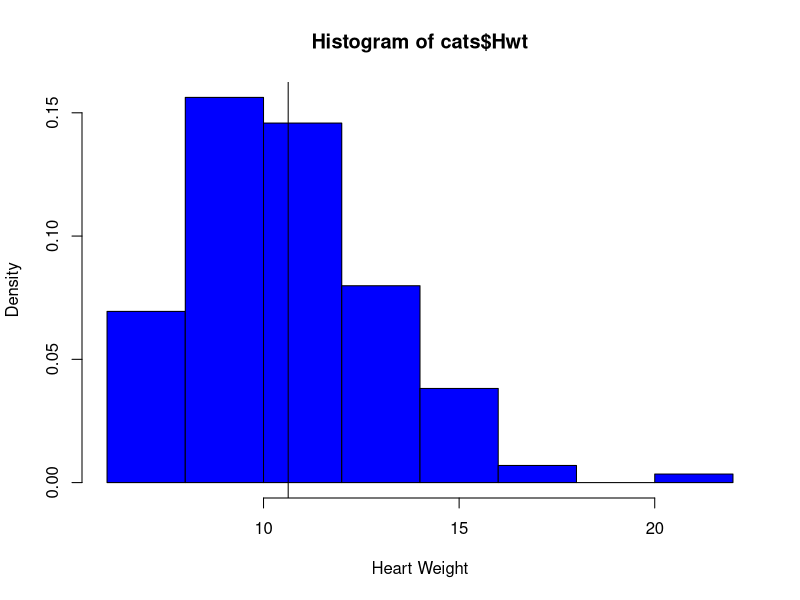
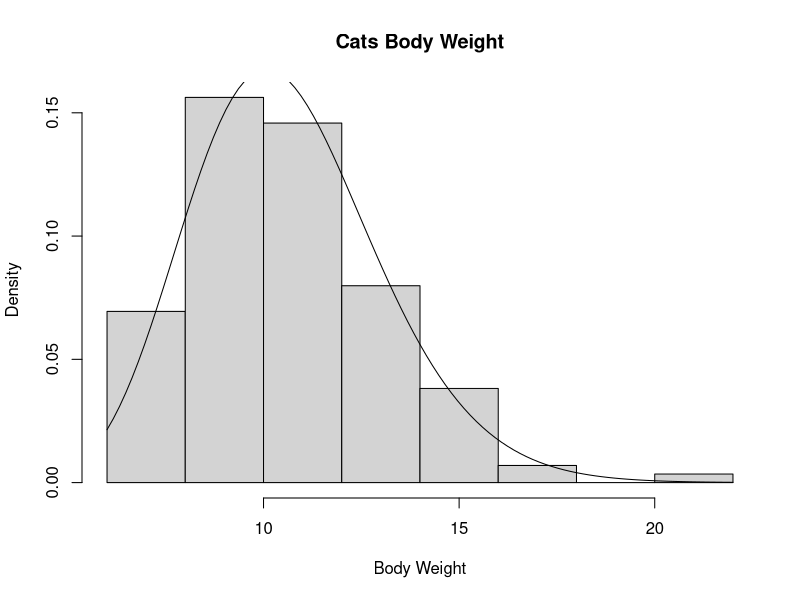
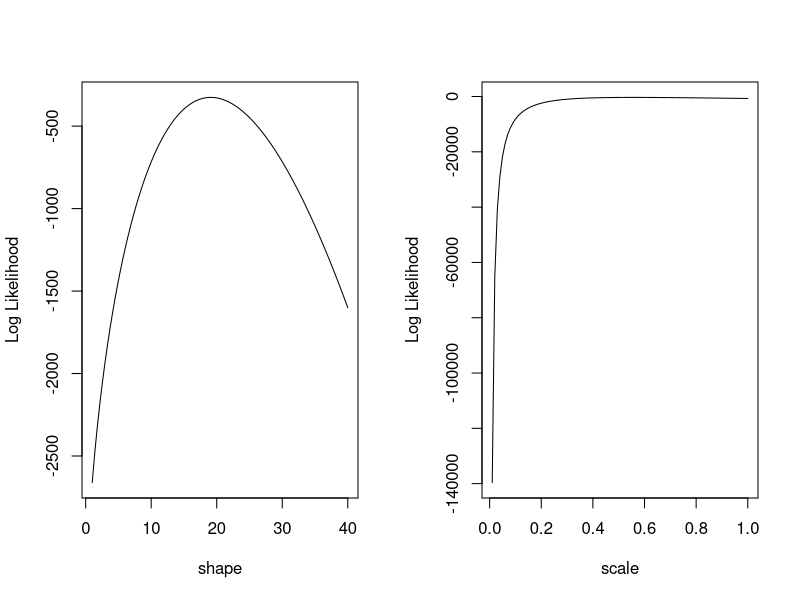
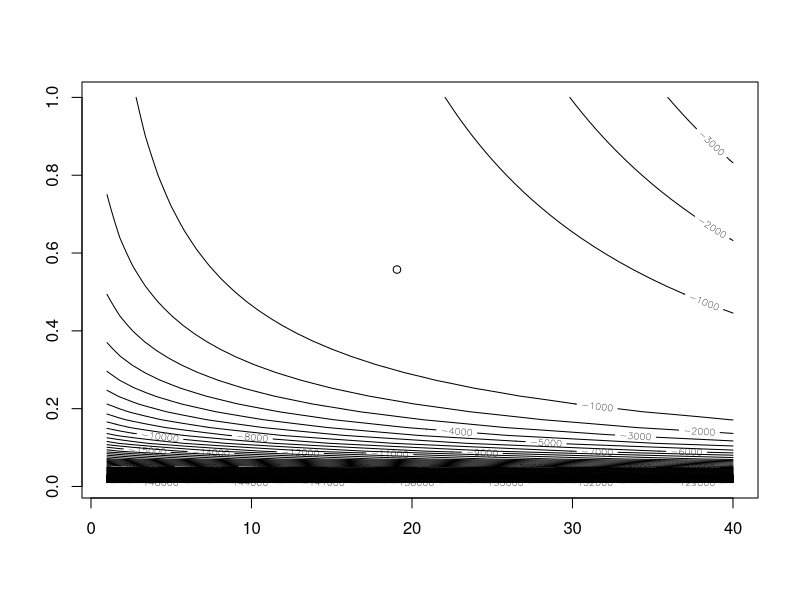
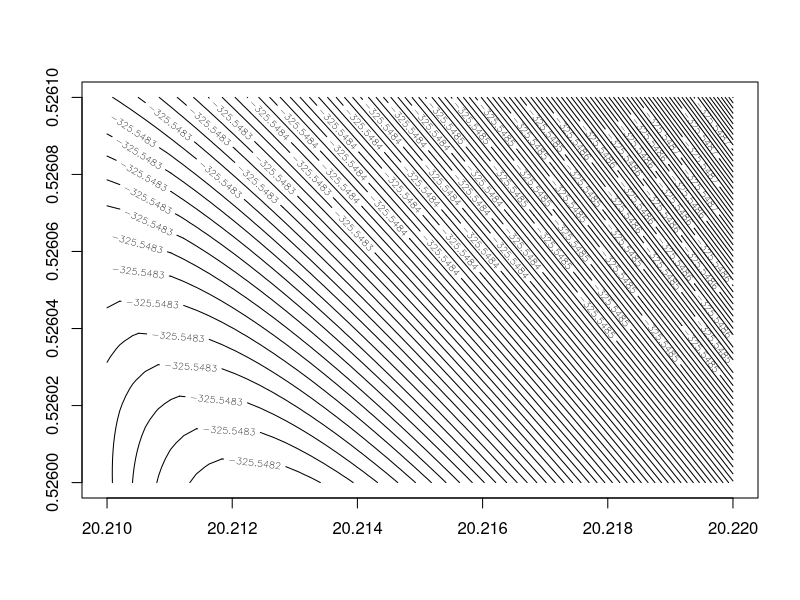

Reproduce these figures in R, in order.
## ---- chunk 1
library(MASS)
data(cats)
summary(cats)
## ---- chunk 2
# making the histogram 
hist(cats$Hwt, xlab="Heart Weight",col="blue",probability=TRUE)
abline(v=mean(cats$Hwt))
# function for getting the shape and the scale of the for the gamma distribution
cat.stats <- function(vec)
{
  m<-mean(vec)
  var <- var(vec)
  a<-(m^2)/var
  s<-var/m
  return(c("Mean"=m,"Variance"=var,"a"=a,"s"=s))
}
# now plot the histogram with the gamma distribution given the shape and the scale
hist(cats$Hwt,main='Cats Body Weight',xlab='Body Weight',probability=TRUE)
curve(dgamma(x,shape=cat.stats(cats$Hwt)[3],scale=cat.stats(cats$Hwt)[4]),add=TRUE)
## ---- chunk 3
# get the log likelihood
sum(dgamma(cats$Hwt,shape=cat.stats(cats$Hwt)[3],scale=cat.stats(cats$Hwt)[4],log=T))
## ---- chunk 4
# function that gets the gamma log likelihood given the shape and the scale
gamma.loglike <- function(shape,scale){
  gam.out <- function(x)
  {
    loglik.gam<- sum(dgamma(x,shape=shape,scale=scale,log=T))
    return(loglik.gam)
  }
  return(gam.out)
}
# calling the function on the cats data to make sure we get the same result as question 2
cats.heart<-gamma.loglike(shape=cat.stats(cats$Hwt)[3],scale=cat.stats(cats$Hwt)[4])
body(cats.heart)
loglike.cats.heart<-cats.heart(cats$Hwt)
paste(loglike.cats.heart)
## ---- chunk 5
# set graph environment
par(mfrow=c(1,2))

# vectorize your results so you can call your function on a range of values
ll.v <- Vectorize(function(shape,scale,data=cats$Hwt){sum(dgamma(data,shape=shape,scale=scale,log=T))},vectorize.args=c("shape","scale"))

# call the function on the shape ranging from 1 to 40 and plot it
max(ll.v(shape=seq(from=1,to=40,by=20),scale=cat.stats(cats$Hwt)[4], data=cats$Hwt))
curve(ll.v(shape=x,scale=cat.stats(cats$Hwt)[4],data=cats$Hwt),from=1,to=40,xlab="shape",ylab="Log Likelihood")

# call the function on the scale ranging from 0.01 to 1 and plot it
max(ll.v(scale=seq(from=0.01,to=1,by=0.1),shape=cat.stats(cats$Hwt)[3], data=cats$Hwt))
curve(ll.v(scale=x,shape=cat.stats(cats$Hwt)[3],data=cats$Hwt),from=0.01,to=1,xlab="scale",ylab="Log Likelihood")
## ---- chunk 6
# function for the contours that evaluates and expression for the given inputs
surface.contour <- function(expr,from.x=0,to.x=40,from.y=0,to.y=1,n.x=50,
  n.y=50,...) {
  x.seq <- seq(from=from.x,to=to.x,length.out=n.x)
  y.seq <- seq(from=from.y,to=to.y,length.out=n.y)
  unevaluated.expression <- substitute(expr)
  z <- function(x,y) {
    return(eval(unevaluated.expression,envir=list(x=x,y=y)))
  }
  z.values <- outer(X=x.seq,Y=y.seq,FUN=z)
  z.matrix <- matrix(z.values,nrow=n.x)
  contour(x=x.seq,y=y.seq,z=z.matrix,...)
  invisible(list(x=x.seq,y=y.seq,z=z.matrix, func=z))
}
# creat the plot
par(mfrow=c(1,1))
surface.contour(ll.v(shape=x,scale=y),from.x=1,to.x=40,from.y=0.01,to.y=1,nlevels=200)
# add the point
points(cat.stats(cats$Hwt)[3],cat.stats(cats$Hwt)[4])
## ---- chunk 7
par(mfrow=c(1,1))
surface.contour(ll.v(shape=x,scale=y),from.x=20.21,to.x=20.22,from.y=0.526,to.y=0.5261,nlevels=100)
